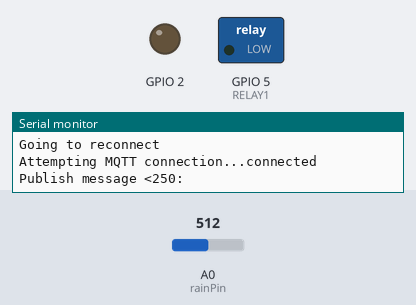
The sketch below on a simulated ESP8266 (NodeMCU). Parts: switched loads named in the sketch (green lamp = pin HIGH), output pins drawn as LEDs (lit = HIGH), the last lines printed to the serial monitor. The test bench sets the inputs (shaded band); at power-on: A0 (rainPin) = 512. WiFi joins after 1.5 s; servers stay silent unless stated; no MQTT or app messages arrive unless stated.

Above: at 2.7 s.
2.8 s: A0 (rainPin) set to 261
5.2 s: A0 (rainPin) set to 235
At 7.0 s:
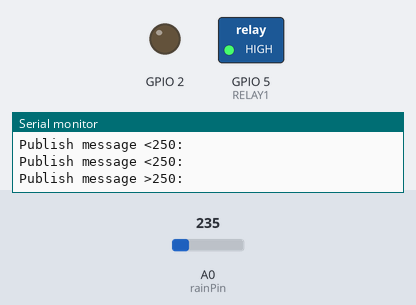
12.1 s: A0 (rainPin) set to 260
At 14.4 s:
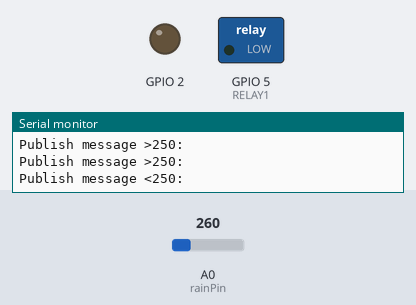
14.5 s: A0 (rainPin) set to 240
At 17.2 s:
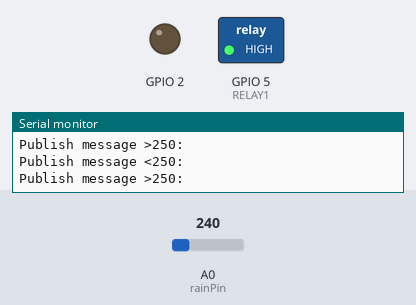
Timing chart, 0 to 18.0 s (numbered marks = the images above; inputs shaded):
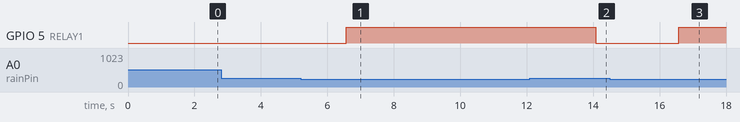

The sketch:

MoistureLevelControlHome_MQTT_updated.ino
```cpp
#include <ESP8266WiFi.h>
#include <PubSubClient.h>
#define RELAY1  5
// Update these with values suitable for your network.

const char* ssid = "RicktamNw";
const char* password = "tom_116164";
const char* mqtt_server = "iot.eclipse.org";
//char* receivedPayload;
int flag1=0,flag2=1;
int receivedMsg=0;

WiFiClient espClient;
PubSubClient client(espClient);
long lastMsg = 0;
char msgMoisture[60],msgMotor[60];
int value = 0;

int rainPin = A0;

void setup_wifi() {

  delay(10);
  // We start by connecting to a WiFi network
  Serial.println();
  Serial.print("Connecting to ");
  Serial.println(ssid);
 WiFi.mode(WIFI_STA);
  WiFi.begin(ssid, password);

  while (WiFi.status() != WL_CONNECTED) {
    delay(500);
    Serial.print(".");
  }

  randomSeed(micros());

  Serial.println("");
  Serial.println("WiFi connected");
  Serial.println("IP address: ");
  Serial.println(WiFi.localIP());
}

void callback(char* topic, byte* payload, unsigned int length) {
  Serial.print("Message arrived [");
  Serial.print(topic);
  Serial.print("] ");
  for (int i = 0; i < length; i++) {
   // receivedPayload[i]=((char)payload[i]);
    Serial.print((char)payload[i]);
    //receivedMsg=((int)((char)payload[i]));
  }
  Serial.print("-------->");
//Serial.println(receivedPayload);
//delay(5000);
//flag=1;

if ((char)payload[0] == 'U') {
  flag2=-1;
}

else if ((char)payload[0] == 'A') {
  flag2=1;
  flag1=0;
}
else if ((char)payload[0] == '1' && flag2==-1) {
    //digitalWrite(BUILTIN_LED, LOW);   // Turn the LED on (Note that LOW is the voltage level
    flag1=1;

  } else if ((char)payload[0] == '0'&& flag2==-1) {
    //digitalWrite(BUILTIN_LED, HIGH);  // Turn the LED off by making the voltage HIGH
    flag1=-1;
  }


}

void reconnect() {
  // Loop until we're reconnected
  while (!client.connected()) {
    Serial.print("Attempting MQTT connection...");
    // Create a random client ID
    String clientId = "ESP8266Client_0789";
    //clientId += String(random(0xffff), HEX);
    // Attempt to connect
    //if (client.connect(clientId.c_str())) {
      if (client.connect(clientId.c_str())) {
      Serial.println("connected");
      // Once connected, publish an announcement...
      //client.publish("outTopic", "hello world");
      // ... and resubscribe
      client.subscribe("Control/Motor",1);
      client.subscribe("Control/Motor/Mode",1);
    } else {
      Serial.print("failed, rc=");
      Serial.print(client.state());
      Serial.println(" try again in 5 seconds");
      // Wait 5 seconds before retrying
      delay(1000);
    }
  }
}

void setup() {
   pinMode(rainPin, INPUT);
  pinMode(BUILTIN_LED, OUTPUT);     // Initialize the BUILTIN_LED pin as an output
    pinMode(RELAY1, OUTPUT);
  Serial.begin(115200);
  setup_wifi();
  client.setServer(mqtt_server, 1883);
  //client.subscribe("Control/Motor",1);
  //client.subscribe("Control/Motor/Mode",1);
  client.setCallback(callback);

}

void loop() {

  if (!client.connected()) {
     Serial.println("Going to reconnect");
    reconnect();
  }
 // if(client.loop()){
   // Serial.println("Going to reconnect");
  //  reconnect();
  //}

 int sensorValue = analogRead(rainPin);
 //long now = millis();
 // if (now - lastMsg > 2000) {
   // lastMsg = now;
    //++value;
 client.loop();
   if(flag2==1){

        if(sensorValue>250)
      {
          snprintf (msgMoisture, 75, "Moisture Level is #%ld (Need Water) ", sensorValue);
          snprintf (msgMotor, 75, "Motor is running ");
          Serial.println("Publish message <250: ");
         // Serial.println(msg);
          client.publish("Sensor/Moisture", msgMoisture);
          client.publish("Sensor/Motor", msgMotor);
          digitalWrite(RELAY1,0);           // Turns ON Relays 1
          delay(2000);
      }
      else{
         snprintf (msgMoisture, 75, "Moisture Level is #%ld (Need Water) ", sensorValue);
          snprintf (msgMotor, 75, "Motor is stopped ");
          Serial.println("Publish message >250: ");
         // Serial.println(msg);
          client.publish("Sensor/Moisture", msgMoisture);
          client.publish("Sensor/Motor", msgMotor);
          digitalWrite(RELAY1,1);           // Turns ON Relays 1
          delay(2000);
      }

   }
   if(flag1==1){
    Serial.println("Motor Running");
      digitalWrite(RELAY1,0);           // Turns ON Relays 1
      flag1=0;
   }
   else if(flag1==-1){
    Serial.println("Motor Stopped");
      digitalWrite(RELAY1,1);           // Turns OFF Relays 1
      flag1=0;
   }

    delay(500);

    //client.publish("outTopic", msg);


    //client.subscribe("Control/Motor");
    //client.subscribe("Control/Motor/Mode");
    //snprintf (msg, 75, "Voltage level of Moisture is #%ld", sensorValue);
    //Serial.print("Publish message: ");
   // Serial.println(msg);
   // client.publish("outTopic", msg);
 // }
}
```

Measured:
- the behaviour switches between 251 and 250 on A0 (rainPin) (found by bisection; images 0 and 1)
- after the input at 5.2 s, GPIO 5 (RELAY1): LOW → HIGH after 1.4 s
- after the input at 12.1 s, GPIO 5 (RELAY1): HIGH → LOW after 2.0 s
- after the input at 14.5 s, GPIO 5 (RELAY1): LOW → HIGH after 2.1 s
